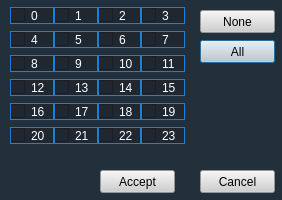
<?xml version="1.0" encoding="UTF-8"?>
<ui version="4.0">
 <class>FrmHora</class>
 <widget class="QDialog" name="FrmHora">
  <property name="geometry">
   <rect>
    <x>0</x>
    <y>0</y>
    <width>282</width>
    <height>200</height>
   </rect>
  </property>
  <property name="windowTitle">
   <string>Hours of Events</string>
  </property>
  <property name="styleSheet">
   <string notr="true">background-color: rgb(33, 48, 58);</string>
  </property>
  <widget class="QPushButton" name="BtnTodos">
   <property name="geometry">
    <rect>
     <x>200</x>
     <y>40</y>
     <width>75</width>
     <height>23</height>
    </rect>
   </property>
   <property name="styleSheet">
    <string notr="true">QPushButton {

background-color: rgb(207, 207, 207);
color: rgb(0, 0, 0);

    
 }

 

QPushButton:hover {
     background-color: qlineargradient(x1: 0, y1: 0, x2: 0, y2: 1,
                                       stop: 0 #f5b14e, stop: 1 #fff9ef);
 }

</string>
   </property>
   <property name="text">
    <string>All</string>
   </property>
  </widget>
  <widget class="QPushButton" name="BtnNinguna">
   <property name="geometry">
    <rect>
     <x>200</x>
     <y>10</y>
     <width>75</width>
     <height>23</height>
    </rect>
   </property>
   <property name="styleSheet">
    <string notr="true">QPushButton {

background-color: rgb(207, 207, 207);
color: rgb(0, 0, 0);

    
 }

 

QPushButton:hover {
     background-color: qlineargradient(x1: 0, y1: 0, x2: 0, y2: 1,
                                       stop: 0 #f5b14e, stop: 1 #fff9ef);
 }

</string>
   </property>
   <property name="text">
    <string>None</string>
   </property>
  </widget>
  <widget class="QPushButton" name="BtnCancelar">
   <property name="geometry">
    <rect>
     <x>200</x>
     <y>170</y>
     <width>75</width>
     <height>23</height>
    </rect>
   </property>
   <property name="styleSheet">
    <string notr="true">QPushButton {

background-color: rgb(207, 207, 207);
color: rgb(0, 0, 0);

    
 }

 

QPushButton:hover {
     background-color: qlineargradient(x1: 0, y1: 0, x2: 0, y2: 1,
                                       stop: 0 #f5b14e, stop: 1 #fff9ef);
 }

</string>
   </property>
   <property name="text">
    <string>Cancel</string>
   </property>
  </widget>
  <widget class="QPushButton" name="BtnAceptar">
   <property name="geometry">
    <rect>
     <x>100</x>
     <y>170</y>
     <width>75</width>
     <height>23</height>
    </rect>
   </property>
   <property name="styleSheet">
    <string notr="true">QPushButton {

background-color: rgb(207, 207, 207);
color: rgb(0, 0, 0);

    
 }

 

QPushButton:hover {
     background-color: qlineargradient(x1: 0, y1: 0, x2: 0, y2: 1,
                                       stop: 0 #f5b14e, stop: 1 #fff9ef);
 }

</string>
   </property>
   <property name="text">
    <string>Accept</string>
   </property>
  </widget>
  <widget class="QWidget" name="layoutWidget">
   <property name="geometry">
    <rect>
     <x>10</x>
     <y>0</y>
     <width>175</width>
     <height>151</height>
    </rect>
   </property>
   <layout class="QGridLayout" name="gridLayout">
    <property name="spacing">
     <number>0</number>
    </property>
    <item row="0" column="0">
     <widget class="QCheckBox" name="H0">
      <property name="styleSheet">
       <string notr="true">background-color: rgb(32, 39, 47);
   border: 1px solid rgb(27, 128, 217);
color: rgb(255, 255, 255);
</string>
      </property>
      <property name="text">
       <string>0</string>
      </property>
     </widget>
    </item>
    <item row="0" column="1">
     <widget class="QCheckBox" name="H1">
      <property name="styleSheet">
       <string notr="true">background-color: rgb(32, 39, 47);
   border: 1px solid rgb(27, 128, 217);
color: rgb(255, 255, 255);
</string>
      </property>
      <property name="text">
       <string>1</string>
      </property>
     </widget>
    </item>
    <item row="0" column="2">
     <widget class="QCheckBox" name="H2">
      <property name="styleSheet">
       <string notr="true">background-color: rgb(32, 39, 47);
   border: 1px solid rgb(27, 128, 217);
color: rgb(255, 255, 255);
</string>
      </property>
      <property name="text">
       <string>2</string>
      </property>
     </widget>
    </item>
    <item row="0" column="3">
     <widget class="QCheckBox" name="H3">
      <property name="styleSheet">
       <string notr="true">background-color: rgb(32, 39, 47);
   border: 1px solid rgb(27, 128, 217);
color: rgb(255, 255, 255);
</string>
      </property>
      <property name="text">
       <string>3</string>
      </property>
     </widget>
    </item>
    <item row="1" column="0">
     <widget class="QCheckBox" name="H4">
      <property name="styleSheet">
       <string notr="true">background-color: rgb(32, 39, 47);
   border: 1px solid rgb(27, 128, 217);
color: rgb(255, 255, 255);
</string>
      </property>
      <property name="text">
       <string>4</string>
      </property>
     </widget>
    </item>
    <item row="1" column="1">
     <widget class="QCheckBox" name="H5">
      <property name="styleSheet">
       <string notr="true">background-color: rgb(32, 39, 47);
   border: 1px solid rgb(27, 128, 217);
color: rgb(255, 255, 255);
</string>
      </property>
      <property name="text">
       <string>5</string>
      </property>
     </widget>
    </item>
    <item row="1" column="2">
     <widget class="QCheckBox" name="H6">
      <property name="styleSheet">
       <string notr="true">background-color: rgb(32, 39, 47);
   border: 1px solid rgb(27, 128, 217);
color: rgb(255, 255, 255);
</string>
      </property>
      <property name="text">
       <string>6</string>
      </property>
     </widget>
    </item>
    <item row="1" column="3">
     <widget class="QCheckBox" name="H7">
      <property name="styleSheet">
       <string notr="true">background-color: rgb(32, 39, 47);
   border: 1px solid rgb(27, 128, 217);
color: rgb(255, 255, 255);
</string>
      </property>
      <property name="text">
       <string>7</string>
      </property>
     </widget>
    </item>
    <item row="2" column="0">
     <widget class="QCheckBox" name="H8">
      <property name="styleSheet">
       <string notr="true">background-color: rgb(32, 39, 47);
   border: 1px solid rgb(27, 128, 217);
color: rgb(255, 255, 255);
</string>
      </property>
      <property name="text">
       <string>8</string>
      </property>
     </widget>
    </item>
    <item row="2" column="1">
     <widget class="QCheckBox" name="H9">
      <property name="styleSheet">
       <string notr="true">background-color: rgb(32, 39, 47);
   border: 1px solid rgb(27, 128, 217);
color: rgb(255, 255, 255);
</string>
      </property>
      <property name="text">
       <string>9</string>
      </property>
     </widget>
    </item>
    <item row="2" column="2">
     <widget class="QCheckBox" name="H10">
      <property name="styleSheet">
       <string notr="true">background-color: rgb(32, 39, 47);
   border: 1px solid rgb(27, 128, 217);
color: rgb(255, 255, 255);
</string>
      </property>
      <property name="text">
       <string>10</string>
      </property>
     </widget>
    </item>
    <item row="2" column="3">
     <widget class="QCheckBox" name="H11">
      <property name="styleSheet">
       <string notr="true">background-color: rgb(32, 39, 47);
   border: 1px solid rgb(27, 128, 217);
color: rgb(255, 255, 255);
</string>
      </property>
      <property name="text">
       <string>11</string>
      </property>
     </widget>
    </item>
    <item row="3" column="0">
     <widget class="QCheckBox" name="H12">
      <property name="styleSheet">
       <string notr="true">background-color: rgb(32, 39, 47);
   border: 1px solid rgb(27, 128, 217);
color: rgb(255, 255, 255);
</string>
      </property>
      <property name="text">
       <string>12</string>
      </property>
     </widget>
    </item>
    <item row="3" column="1">
     <widget class="QCheckBox" name="H13">
      <property name="styleSheet">
       <string notr="true">background-color: rgb(32, 39, 47);
   border: 1px solid rgb(27, 128, 217);
color: rgb(255, 255, 255);
</string>
      </property>
      <property name="text">
       <string>13</string>
      </property>
     </widget>
    </item>
    <item row="3" column="2">
     <widget class="QCheckBox" name="H14">
      <property name="styleSheet">
       <string notr="true">background-color: rgb(32, 39, 47);
   border: 1px solid rgb(27, 128, 217);
color: rgb(255, 255, 255);
</string>
      </property>
      <property name="text">
       <string>14</string>
      </property>
     </widget>
    </item>
    <item row="3" column="3">
     <widget class="QCheckBox" name="H15">
      <property name="styleSheet">
       <string notr="true">background-color: rgb(32, 39, 47);
   border: 1px solid rgb(27, 128, 217);
color: rgb(255, 255, 255);
</string>
      </property>
      <property name="text">
       <string>15</string>
      </property>
     </widget>
    </item>
    <item row="4" column="0">
     <widget class="QCheckBox" name="H16">
      <property name="styleSheet">
       <string notr="true">background-color: rgb(32, 39, 47);
   border: 1px solid rgb(27, 128, 217);
color: rgb(255, 255, 255);
</string>
      </property>
      <property name="text">
       <string>16</string>
      </property>
     </widget>
    </item>
    <item row="4" column="1">
     <widget class="QCheckBox" name="H17">
      <property name="styleSheet">
       <string notr="true">background-color: rgb(32, 39, 47);
   border: 1px solid rgb(27, 128, 217);
color: rgb(255, 255, 255);
</string>
      </property>
      <property name="text">
       <string>17</string>
      </property>
     </widget>
    </item>
    <item row="4" column="2">
     <widget class="QCheckBox" name="H18">
      <property name="styleSheet">
       <string notr="true">background-color: rgb(32, 39, 47);
   border: 1px solid rgb(27, 128, 217);
color: rgb(255, 255, 255);
</string>
      </property>
      <property name="text">
       <string>18</string>
      </property>
     </widget>
    </item>
    <item row="4" column="3">
     <widget class="QCheckBox" name="H19">
      <property name="styleSheet">
       <string notr="true">background-color: rgb(32, 39, 47);
   border: 1px solid rgb(27, 128, 217);
color: rgb(255, 255, 255);
</string>
      </property>
      <property name="text">
       <string>19</string>
      </property>
     </widget>
    </item>
    <item row="5" column="0">
     <widget class="QCheckBox" name="H20">
      <property name="styleSheet">
       <string notr="true">background-color: rgb(32, 39, 47);
   border: 1px solid rgb(27, 128, 217);
color: rgb(255, 255, 255);
</string>
      </property>
      <property name="text">
       <string>20</string>
      </property>
     </widget>
    </item>
    <item row="5" column="1">
     <widget class="QCheckBox" name="H21">
      <property name="styleSheet">
       <string notr="true">background-color: rgb(32, 39, 47);
   border: 1px solid rgb(27, 128, 217);
color: rgb(255, 255, 255);
</string>
      </property>
      <property name="text">
       <string>21</string>
      </property>
     </widget>
    </item>
    <item row="5" column="2">
     <widget class="QCheckBox" name="H22">
      <property name="styleSheet">
       <string notr="true">background-color: rgb(32, 39, 47);
   border: 1px solid rgb(27, 128, 217);
color: rgb(255, 255, 255);
</string>
      </property>
      <property name="text">
       <string>22</string>
      </property>
     </widget>
    </item>
    <item row="5" column="3">
     <widget class="QCheckBox" name="H23">
      <property name="styleSheet">
       <string notr="true">background-color: rgb(32, 39, 47);
   border: 1px solid rgb(27, 128, 217);
color: rgb(255, 255, 255);
</string>
      </property>
      <property name="text">
       <string>23</string>
      </property>
     </widget>
    </item>
   </layout>
  </widget>
 </widget>
 <resources/>
 <connections>
  <connection>
   <sender>BtnCancelar</sender>
   <signal>clicked()</signal>
   <receiver>FrmHora</receiver>
   <slot>close()</slot>
   <hints>
    <hint type="sourcelabel">
     <x>289</x>
     <y>201</y>
    </hint>
    <hint type="destinationlabel">
     <x>288</x>
     <y>139</y>
    </hint>
   </hints>
  </connection>
 </connections>
</ui>
